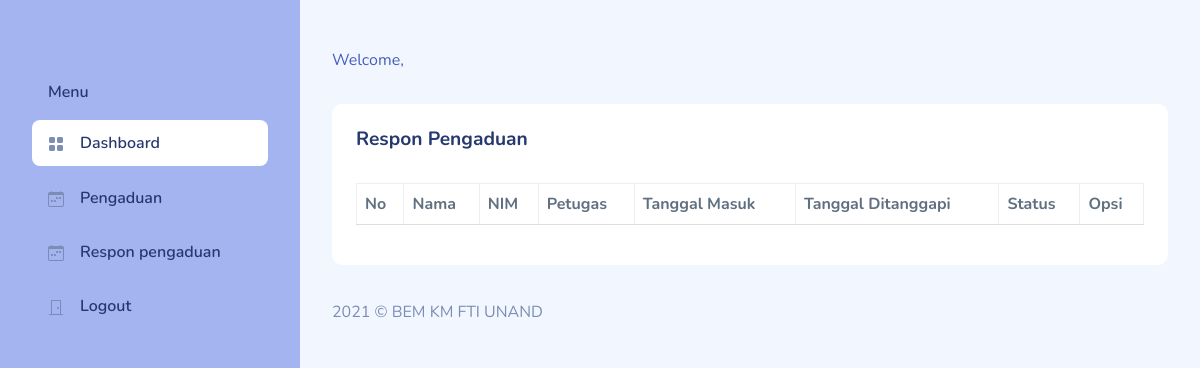
/petugas/respon.php (signed in), run on an earlier commit of the app's database.
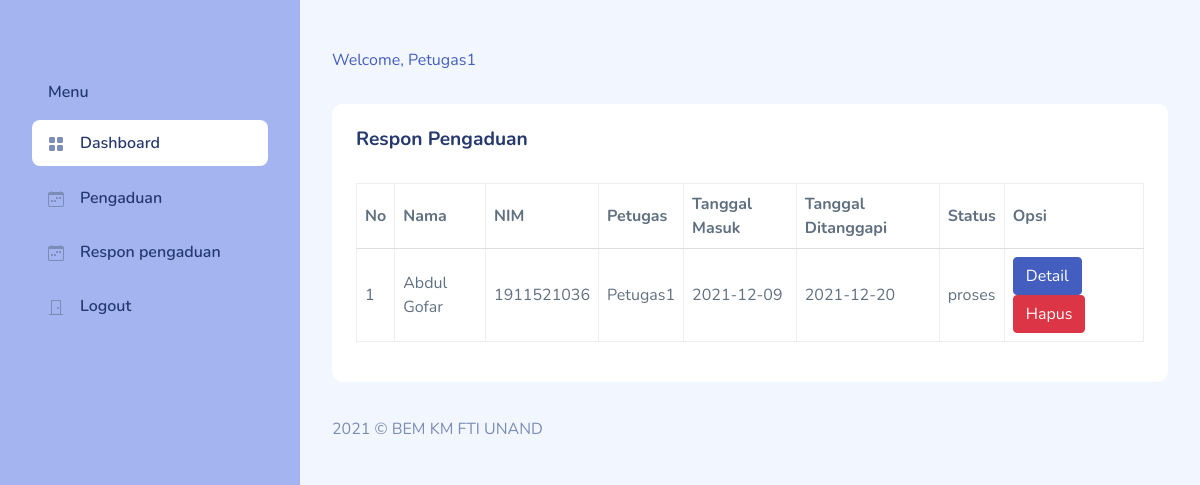
And on a later commit of the database.
### tables this page shows
CREATE TABLE `pengaduan` (
  `id_pengaduan` int(5) NOT NULL,
  `tgl_pengaduan` date NOT NULL,
  `nim` varchar(16) NOT NULL,
  `isi_pengaduan` varchar(300) NOT NULL,
  `foto` varchar(255) NOT NULL,
  `status` enum('proses','selesai') NOT NULL
);

CREATE TABLE `mahasiswa` (
  `nim` varchar(16) NOT NULL,
  `nama` varchar(35) NOT NULL,
  `alamat` varchar(40) NOT NULL,
  `email` varchar(50) NOT NULL,
  `password` varchar(255) NOT NULL,
  `no_hp` varchar(13) NOT NULL
);

CREATE TABLE `petugas` (
  `nip` varchar(20) NOT NULL,
  `nama_petugas` varchar(30) NOT NULL,
  `password` varchar(255) NOT NULL,
  `no_hp` varchar(13) NOT NULL,
  `level` enum('admin','petugas') NOT NULL,
  `alamat` varchar(40) NOT NULL,
  `email` varchar(50) NOT NULL
);

CREATE TABLE `respon` (
  `id_respon` int(5) NOT NULL,
  `id_pengaduan` int(5) NOT NULL,
  `tgl_respon` date NOT NULL,
  `isi_respon` varchar(300) NOT NULL,
  `nip` varchar(20) NOT NULL
);

### petugas/respon.php (the view, shortened to what this page needs)
<!DOCTYPE html>
<html>
  <head>
  <link rel="stylesheet" href="../assets/css/bootstrap.css">
  <link rel="stylesheet" href="../assets/vendors/iconly/bold.css">
  <link rel="stylesheet" href="../assets/vendors/perfect-scrollbar/perfect-scrollbar.css">
  <link rel="stylesheet" href="../assets/vendors/bootstrap-icons/bootstrap-icons.css">
  <link rel="stylesheet" href="../assets/css/app.css">
  </head>
  <body>
  <div id="app">
      <?php include 'sidebar.php' ?>
      <div id="main">
          <div class="page-heading">
          <a href="#name" class="col s3"> Welcome, <span class="white-text name"><?php echo ucwords($_SESSION['data']['nama_petugas']); ?></span></a>
          </div>
          <div class="page-content">
              <section class="row">
                  <div class="col-12 col-lg-12">
                      <div class="row">
                          <div class="col-12">
                              <div class="card">
                                  <div class="card-header">
                                      <h4>Respon Pengaduan</h4>
                                  </div>
                                  <div class="card-body">
                                      <table id="example" class="table table-bordered">
                                          <thead>
                                              <tr>
                                                  <th>No</th>
                                                  <th>Nama</th>
                                                  <th>NIM</th>
                                                  <th>Petugas</th>
                                                  <th>Tanggal Masuk</th>
                                                  <th>Tanggal Ditanggapi</th>
                                                  <th>Status</th>
                                                  <th>Opsi</th>
                                              </tr>
                                          </thead>
                                          <tbody>
                                              <?php
                                                  $no=1;
                                                  $query = mysqli_query($koneksi,"SELECT * FROM pengaduan INNER JOIN mahasiswa ON pengaduan.nim=mahasiswa.nim INNER JOIN respon ON pengaduan.id_pengaduan=respon.id_pengaduan INNER JOIN petugas ON respon.nip=petugas.nip WHERE respon.nip='".$_SESSION['data']['nip']."' ORDER BY respon.id_pengaduan DESC");
                                                  while ($r=mysqli_fetch_assoc($query)) { ?>
                                                  <tr>
                                                      <td><?php echo $no++; ?></td>
                                                      <td><?php echo $r['nama']; ?></td>
                                                      <td><?php echo $r['nim']; ?></td>
                                                      <td><?php echo $r['nama_petugas']; ?></td>
                                                      <td><?php echo $r['tgl_pengaduan']; ?></td>
                                                      <td><?php echo $r['tgl_respon']; ?></td>
                                                      <td><?php echo $r['status']; ?></td>
                                                      <td>
                                                          <a class="btn btn-primary" href="#more?id_respon=<?php echo $r['id_respon'] ?>">Detail</a>
                                                          <a class="btn btn-danger" onclick="return confirm('Anda Yakin Ingin Menghapus?')" href="index.php?p=respon_hapus&id_respon=<?php echo $r['id_respon'] ?>">Hapus</a>
                                                      </td>
                                                  </tr>
                                                      <?php  }
                                                      ?>
                                          </tbody>
                                      </table>
                                  </div>
                              </div>
                          </div>
                      </div>
                  </div>
              </section>
          </div>
          <footer>
              <div class="footer clearfix mb-0 text-muted">
                  <div class="float-start">
                      <p>2021 &copy; BEM KM FTI UNAND</p>
                  </div>
              </div>
          </footer>
      </div>
  </div>

What changed in the data, as far as the page shows it:
added pengaduan: nim.nama "Abdul Gofar", nim.nim "1911521036", petugas.nama_petugas "Petugas1", tgl_pengaduan "2021-12-09", respon.tgl_respon "2021-12-20", status "proses"
Also different on the page:
$_SESSION['data']['nama_petugas']: (not shown) → "Petugas1"
